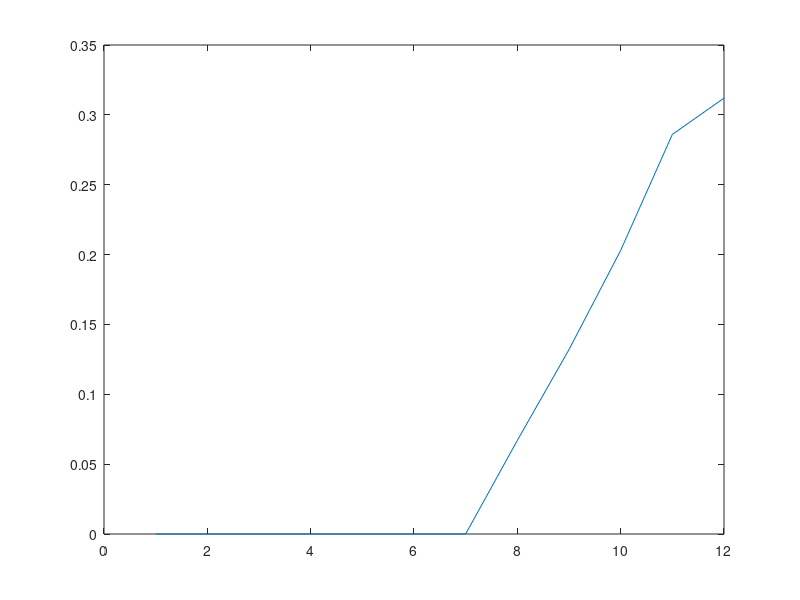

The MATLAB script that drew this image:

clear all
%Model Parameters
phi_p = 0.1;
phi_g=0.3;
phi_l=0.35;
gamma=0.97;% rate of change of primacy gradient across groups
sigma_gp=0.02;%
sigma_L=0.02;
sigma_v=0.005;
rho=0.3;
theta=0.003;
eta_NC=0.15;% learning rate for assoication between context and group

% experimental details
nTrials=1000;
listlength=12;
possGroupSize=1:5;

v=zeros(nTrials, listlength); % this can be easily pre-allocated, so should be
recalled_item=zeros(nTrials,1);

N_O=0; % counter for non recalled items
for t=1:nTrials
    
    r=zeros(1,listlength);
    % Set the group sizes
    % moved following here
    %numGroups = 4; % number of groups - did we decide that there needed to be 4
    % or should this be random too?
    %    groupSize=randsample(possGroupSize,numGroups,true);
    %     while (sum(groupSize)>listlength || sum(groupSize)<listlength)
    %         groupSize=randsample(possGroupSize,numGroups,true);
    %     end
    
    
    % Here is what happens in model
    % We generated a longish vector of group sizes, then find first
    % group that takes us beyond list length. We truncate that group
    % and use only the groups we need
    
    % completely random
    groupSize=randsample(possGroupSize,listlength,true);
    
    % or constant within list, but varies across lists
    %groupSize=repmat(randsample(possGroupSize,1,true),1,listlength);
    
    cumulz = cumsum(groupSize);
    numGroups = find(cumulz>=listlength, 1, 'first'); % finds first instance
    groupSize(numGroups) = listlength-cumulz(numGroups-1);
    groupSize = groupSize(1:numGroups);
    
    % make group markers
    gContext = [];
    pContext = [];
    absP = [];
    % set control elements
    C=zeros(1,numGroups); 

    
    for gz=1:length(groupSize)
        gContext = [gContext repmat(gz,1,groupSize(gz))];
        pContext = [pContext linspace(0,1,groupSize(gz))];
        absP = [absP 1:groupSize(gz)];
    end
   
  item_probe=listlength-(groupSize(numGroups))+1; % want to probe for first item of last group
  Group_cue=gContext(item_probe); 
  List_cue=1;

% control element for list context
C_LC=ones(length(listlength));
%Ignore timing (assume, e.g., p_j^{CG} = 1)
P_CG=1;
noise=randn(List_cue)*sigma_L;
eta_LC=P_CG+noise;
C_LC=eta_LC*phi_l.^abs(C_LC(List_cue)-C_LC(List_cue));


% Length; % association of each item to the group context
C_NC=zeros(1,numGroups);

  
% if group cue elemment was previously associated with control elemnent
% takes eta_NC else will be 0
% Assume people "tag" the first group - don't we want to assume they 
%tag last group?
C(Group_cue)=1;
% I'm using last group as context here:
if C(Group_cue)==1
 C_NC(Group_cue)=eta_NC;
else C(Group_cue)=0;
end
 
% select most actiavted control element 
 C=C_NC+C_LC;
 [max_value,max_idx]=max(C)
 C(max_idx)=1; % set control element for most activared to 1 

    %scale by noisy learning paramter
 noise=randn(1,12)*sigma_gp; % watch out, this needs to be multiplication
    eta_gv=gamma.^(absP-1)+noise; % absP is the within-group ordinal position of
    v_GV = P_CG*eta_gv.*phi_g.^abs(gContext(item_probe)-gContext);
   
    v_PV = phi_p.^abs(pContext(item_probe)-pContext);

    % implemented primacy gradient
    v_PV=eta_gv.*v_PV;
    
    % sum group and item vectors to get activation of each item
    t_v = rho*v_GV + (1-rho)*v_PV;
    v(t,:)=t_v;
    %Next step: implement item recall;
    %for the moment, just assume recall of a single item using first item/last group as cue.
    %Take average of the recalls, which will effectively be a first recall probability function.
    
    
    noise=randn(1,listlength)*sigma_v;
    a=(t_v+noise).*(1-r);
    %a(t,:)=(v(t,:)+N)*(1-r(t,:));
    
    % activation of two highest items
    % largest
    [max_value,max_idx] = max(a);
    a(max_idx) = NaN; 
    second_max = max(a);
    a = max_value; % not sure what this line does
   
    
    % rewrote the following slightly to save space
    if (max_value-second_max)>theta
        recalled_item(t)=max_idx;
    else
        % should put something like this in so you know what is going in to
        % vector
        recalled_item(t)=0;
    end
end

% I tried to vectorise this but I'm not sure it's possible with "find"
for i=1:listlength;
    prop(i)=numel(find(recalled_item==i))/nTrials;
end


plot(1:i,prop)

Av_v=mean(v);
Av_a=mean(a);
